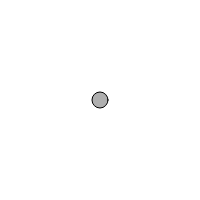
Frame 1 (no input)
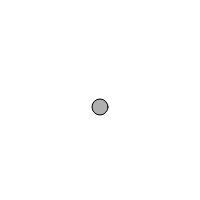
Frame 60 (no input)
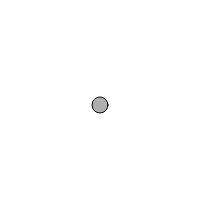
Frame 120 (the mouse pressed at the canvas centre since frame 60)

The p5.js sketch that drew these frames (run headless with seeded random() and noise() and a simulated clock; from frame 60 on, the mouse is pressed at the canvas centre):

// p5.js sketch
// ── sketch.js
// Learning Processing
// Daniel Shiffman
// http://www.learningprocessing.com

// Exercise 13-2: Fill in the blanks in the following code so that the circle has a 10% chance of 
// moving up, a 20% chance of moving down, and a 70% chance of doing nothing.

var y = 100;  

function setup() {   
  createCanvas(200, 200);
}   


function draw() {   
  background(255);  
  var r = random(1);  
  if (r < 0.1) {
    y--;
  } else if (r < 0.3) {
    y++;
  } 
  stroke(0);
  fill(175);
  ellipse(width/2, y, 16, 16);
}
